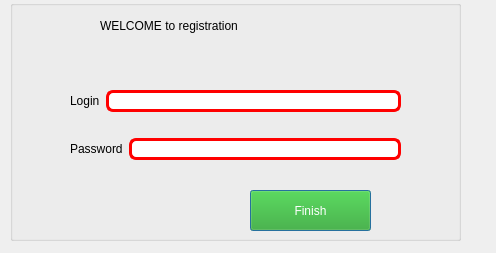
<?xml version="1.0" encoding="UTF-8"?>
<ui version="4.0">
 <class>Registration</class>
 <widget class="QDialog" name="Registration">
  <property name="geometry">
   <rect>
    <x>0</x>
    <y>0</y>
    <width>496</width>
    <height>253</height>
   </rect>
  </property>
  <property name="windowTitle">
   <string>Dialog</string>
  </property>
  <widget class="QGroupBox" name="groupBox">
   <property name="geometry">
    <rect>
     <x>10</x>
     <y>0</y>
     <width>451</width>
     <height>241</height>
    </rect>
   </property>
   <property name="title">
    <string/>
   </property>
   <widget class="QLabel" name="label">
    <property name="geometry">
     <rect>
      <x>90</x>
      <y>0</y>
      <width>281</width>
      <height>51</height>
     </rect>
    </property>
    <property name="styleSheet">
     <string notr="true">font: 8pt &quot;Arial&quot;;
font: 12pt &quot;Stencil&quot;;</string>
    </property>
    <property name="text">
     <string>WELCOME to registration</string>
    </property>
   </widget>
   <widget class="QPushButton" name="finish">
    <property name="geometry">
     <rect>
      <x>240</x>
      <y>190</y>
      <width>121</width>
      <height>41</height>
     </rect>
    </property>
    <property name="styleSheet">
     <string notr="true">font: 8pt &quot;Arial&quot;;
font: 12pt &quot;Arial&quot;;
background-color:#25A618;
color:white;</string>
    </property>
    <property name="text">
     <string>Finish</string>
    </property>
   </widget>
   <widget class="QWidget" name="layoutWidget">
    <property name="geometry">
     <rect>
      <x>60</x>
      <y>70</y>
      <width>331</width>
      <height>111</height>
     </rect>
    </property>
    <layout class="QVBoxLayout" name="verticalLayout">
     <item>
      <layout class="QHBoxLayout" name="horizontalLayout_3">
       <item>
        <widget class="QLabel" name="label_2">
         <property name="styleSheet">
          <string notr="true">font: 8pt &quot;Arial&quot;;
font: 12pt &quot;Arial&quot;;</string>
         </property>
         <property name="text">
          <string>Login</string>
         </property>
        </widget>
       </item>
       <item>
        <widget class="QLineEdit" name="login">
         <property name="styleSheet">
          <string notr="true">border:3px solid red;
border-radius:7px;
font-family:Arial;
box-shadow:inset 0 0 6px;</string>
         </property>
        </widget>
       </item>
      </layout>
     </item>
     <item>
      <layout class="QHBoxLayout" name="horizontalLayout_2">
       <item>
        <widget class="QLabel" name="label_3">
         <property name="styleSheet">
          <string notr="true">font: 8pt &quot;Arial&quot;;
font: 12pt &quot;Arial&quot;;</string>
         </property>
         <property name="text">
          <string>Password</string>
         </property>
        </widget>
       </item>
       <item>
        <widget class="QLineEdit" name="pass">
         <property name="styleSheet">
          <string notr="true">border:3px solid red;
border-radius:7px;
font-family:Arial;
box-shadow:inset 0 0 6px;</string>
         </property>
        </widget>
       </item>
      </layout>
     </item>
    </layout>
   </widget>
  </widget>
 </widget>
 <resources/>
 <connections/>
</ui>
